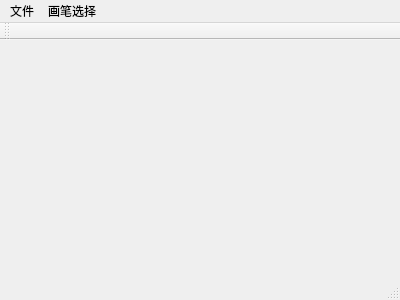
<?xml version="1.0" encoding="UTF-8"?>
<ui version="4.0">
 <class>MainWindow</class>
 <widget class="QMainWindow" name="MainWindow">
  <property name="geometry">
   <rect>
    <x>0</x>
    <y>0</y>
    <width>400</width>
    <height>300</height>
   </rect>
  </property>
  <property name="windowTitle">
   <string>MainWindow</string>
  </property>
  <widget class="QWidget" name="centralWidget"/>
  <widget class="QMenuBar" name="menuBar">
   <property name="geometry">
    <rect>
     <x>0</x>
     <y>0</y>
     <width>400</width>
     <height>17</height>
    </rect>
   </property>
   <widget class="QMenu" name="menu">
    <property name="title">
     <string>文件</string>
    </property>
    <addaction name="action"/>
    <addaction name="action_2"/>
    <addaction name="action_3"/>
   </widget>
   <widget class="QMenu" name="menu_2">
    <property name="title">
     <string>画笔选择</string>
    </property>
    <addaction name="separator"/>
    <addaction name="actionSolidLine"/>
    <addaction name="actionDashLine"/>
    <addaction name="actionDotLine"/>
    <addaction name="actionDashDotLine"/>
    <addaction name="actionDashDotDotLine"/>
    <addaction name="actionCustomDashLine"/>
   </widget>
   <addaction name="menu"/>
   <addaction name="menu_2"/>
  </widget>
  <widget class="QStatusBar" name="statusBar"/>
  <widget class="QToolBar" name="mainToolBar">
   <property name="enabled">
    <bool>true</bool>
   </property>
   <attribute name="toolBarArea">
    <enum>TopToolBarArea</enum>
   </attribute>
   <attribute name="toolBarBreak">
    <bool>false</bool>
   </attribute>
  </widget>
  <action name="action">
   <property name="text">
    <string>新建</string>
   </property>
  </action>
  <action name="action_2">
   <property name="text">
    <string>打开</string>
   </property>
  </action>
  <action name="action_3">
   <property name="text">
    <string>保存</string>
   </property>
  </action>
  <action name="actionSolidLine">
   <property name="text">
    <string>SolidLine</string>
   </property>
  </action>
  <action name="actionDashLine">
   <property name="text">
    <string>DashLine</string>
   </property>
  </action>
  <action name="actionDotLine">
   <property name="text">
    <string>DotLine</string>
   </property>
  </action>
  <action name="actionDashDotLine">
   <property name="text">
    <string>DashDotLine</string>
   </property>
  </action>
  <action name="actionDashDotDotLine">
   <property name="text">
    <string>DashDotDotLine</string>
   </property>
  </action>
  <action name="actionCustomDashLine">
   <property name="text">
    <string>CustomDashLine</string>
   </property>
  </action>
 </widget>
 <layoutdefault spacing="6" margin="11"/>
 <resources/>
 <connections/>
</ui>
